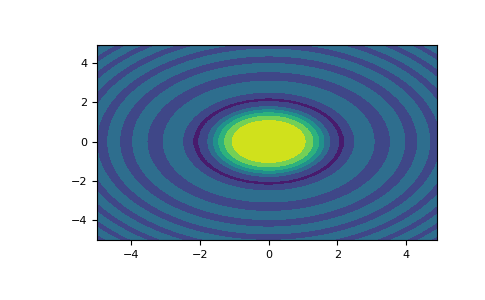

Write Python code to recreate this figure.
nx, ny = (3, 2)
x = np.linspace(0, 1, nx)
y = np.linspace(0, 1, ny)
xv, yv = np.meshgrid(x, y)
xv
# array([[0. , 0.5, 1. ],
# [0. , 0.5, 1. ]])
yv
# array([[0.,  0.,  0.],
# [1.,  1.,  1.]])
xv, yv = np.meshgrid(x, y, sparse=True)  # make sparse output arrays
xv
# array([[0. ,  0.5,  1. ]])
yv
# array([[0.],
# [1.]])

# `meshgrid` is very useful to evaluate functions on a grid.

import matplotlib.pyplot as plt
x = np.arange(-5, 5, 0.1)
y = np.arange(-5, 5, 0.1)
xx, yy = np.meshgrid(x, y, sparse=True)
z = np.sin(xx**2 + yy**2) / (xx**2 + yy**2)
h = plt.contourf(x,y,z)
plt.show()
